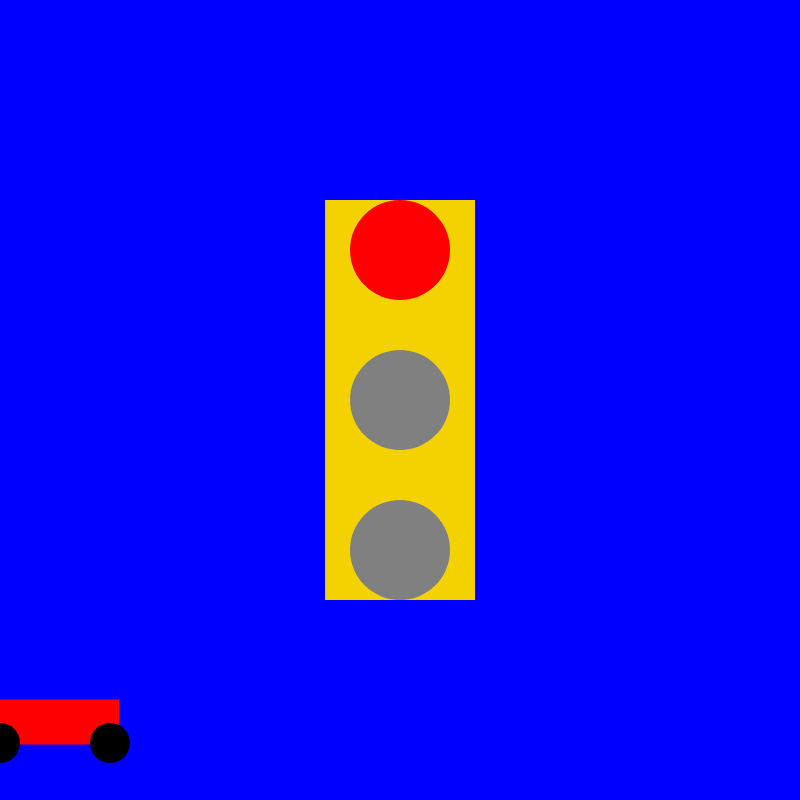
Frame 1 (no input)
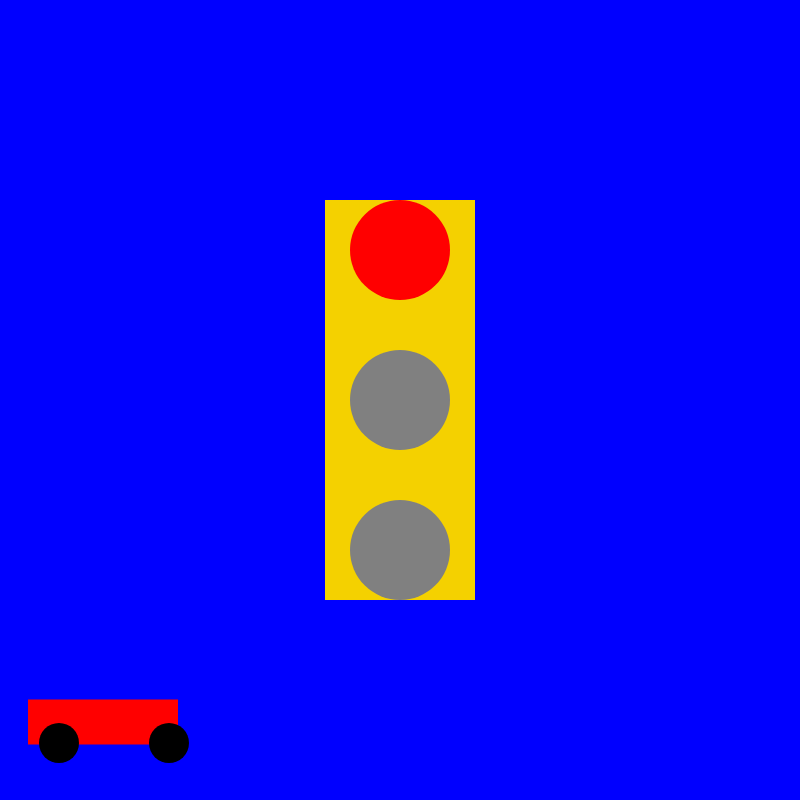
Frame 60 (no input)
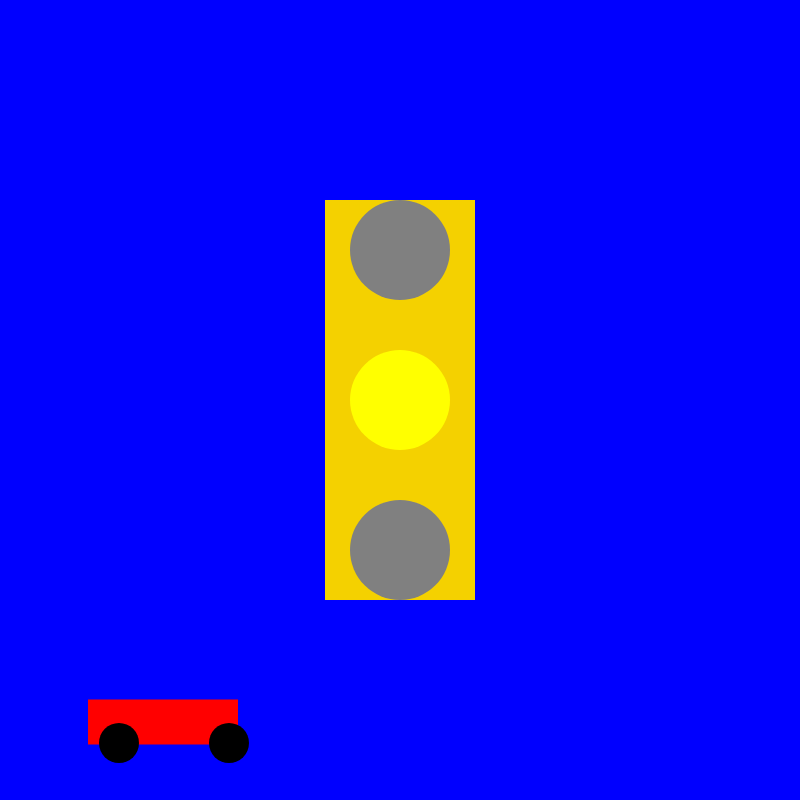
Frame 120 (the mouse pressed at the canvas centre since frame 60)

The p5.js sketch that drew these frames (run headless with seeded random() and noise() and a simulated clock; from frame 60 on, the mouse is pressed at the canvas centre):

// p5.js sketch
// ── sketch.js
var myState = 0;
var timer = 100
var x = 0;

function setup() {
  // put setup code here
  createCanvas(800,800);
  noStroke();
  rectMode(CENTER);
  ellipseMode(CENTER);

}

function draw() {
  // put drawing code here

  background('blue');
  fill('#f4d100');
    rect(width/2,height/2, 150, 400);
    timer-- ;
    if (timer <= 0) {
      myState = myState + 1;
      timer = 100;
    }

    push();
      translate(x, 50);
      x++ ;
      if (x > width) {
        x = 0;
      }

    car();

    pop();

    switch(myState){
      case 0:
        fill('grey');
        ellipse(width/2, height/2 +150, 100, 100); //green

        fill('grey');
        ellipse(width/2, height/2, 100, 100); //yellow

        fill('red');
          ellipse(width/2, height/2 -150, 100, 100); //red
      break;

      case 1:
      fill('grey');
      ellipse(width/2, height/2 +150, 100, 100); //green

      fill('yellow');
      ellipse(width/2, height/2, 100, 100); //yellow

      fill('grey');
        ellipse(width/2, height/2 -150, 100, 100); //red
      break;

      case 2:
      fill('green');
      ellipse(width/2, height/2 +150, 100, 100); //green

      fill('grey');
      ellipse(width/2, height/2, 100, 100); //yellow

      fill('grey');
        ellipse(width/2, height/2 -150 ,100, 100); //red

      break;

      case 3:
      myState = 0;
      break;
    }

}

function car(){
  fill('red');
  rect(44, 672, 150, 45);
  fill('black');
  ellipse(0, 693, 40, 40);
  ellipse(110, 693, 40, 40)
}

function mouseReleased(){
  console.log(mouseX + ',' + mouseY);
}
